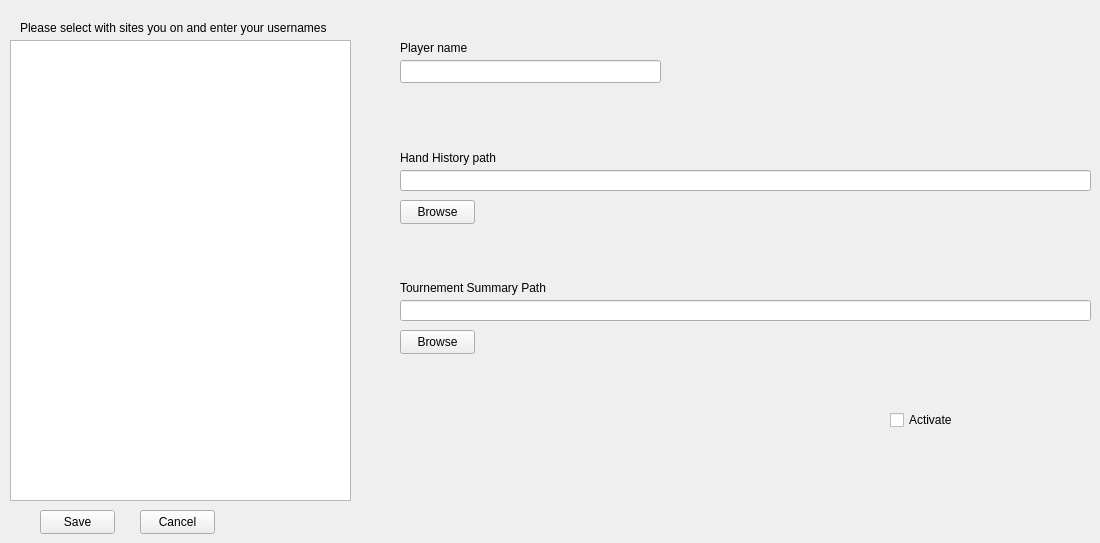
                         <widget class="QWidget" name="sites">
                          <attribute name="title">
                           <string>Sites</string>
                          </attribute>
                          <widget class="QLabel" name="label_2">
                           <property name="geometry">
                            <rect>
                             <x>400</x>
                             <y>40</y>
                             <width>91</width>
                             <height>16</height>
                            </rect>
                           </property>
                           <property name="text">
                            <string>Player name</string>
                           </property>
                          </widget>
                          <widget class="QLabel" name="label_6">
                           <property name="geometry">
                            <rect>
                             <x>400</x>
                             <y>150</y>
                             <width>121</width>
                             <height>16</height>
                            </rect>
                           </property>
                           <property name="text">
                            <string>Hand History path</string>
                           </property>
                          </widget>
                          <widget class="QLabel" name="label_7">
                           <property name="geometry">
                            <rect>
                             <x>400</x>
                             <y>280</y>
                             <width>171</width>
                             <height>16</height>
                            </rect>
                           </property>
                           <property name="text">
                            <string>Tournement Summary Path</string>
                           </property>
                          </widget>
                          <widget class="QLineEdit" name="lineEdit_3">
                           <property name="geometry">
                            <rect>
                             <x>400</x>
                             <y>170</y>
                             <width>691</width>
                             <height>21</height>
                            </rect>
                           </property>
                          </widget>
                          <widget class="QLineEdit" name="lineEdit_4">
                           <property name="geometry">
                            <rect>
                             <x>400</x>
                             <y>300</y>
                             <width>691</width>
                             <height>21</height>
                            </rect>
                           </property>
                          </widget>
                          <widget class="QCheckBox" name="checkBox_2">
                           <property name="geometry">
                            <rect>
                             <x>890</x>
                             <y>410</y>
                             <width>75</width>
                             <height>20</height>
                            </rect>
                           </property>
                           <property name="text">
                            <string>Activate</string>
                           </property>
                          </widget>
                          <widget class="QPushButton" name="pushButton_2">
                           <property name="geometry">
                            <rect>
                             <x>400</x>
                             <y>200</y>
                             <width>75</width>
                             <height>24</height>
                            </rect>
                           </property>
                           <property name="text">
                            <string>Browse</string>
                           </property>
                          </widget>
                          <widget class="QPushButton" name="pushButton_3">
                           <property name="geometry">
                            <rect>
                             <x>400</x>
                             <y>330</y>
                             <width>75</width>
                             <height>24</height>
                            </rect>
                           </property>
                           <property name="text">
                            <string>Browse</string>
                           </property>
                          </widget>
                          <widget class="QPushButton" name="pushButton_4">
                           <property name="geometry">
                            <rect>
                             <x>40</x>
                             <y>510</y>
                             <width>75</width>
                             <height>24</height>
                            </rect>
                           </property>
                           <property name="text">
                            <string>Save</string>
                           </property>
                          </widget>
                          <widget class="QPushButton" name="pushButton_5">
                           <property name="geometry">
                            <rect>
                             <x>140</x>
                             <y>510</y>
                             <width>75</width>
                             <height>24</height>
                            </rect>
                           </property>
                           <property name="text">
                            <string>Cancel</string>
                           </property>
                          </widget>
                          <widget class="QLabel" name="label_8">
                           <property name="geometry">
                            <rect>
                             <x>20</x>
                             <y>20</y>
                             <width>621</width>
                             <height>16</height>
                            </rect>
                           </property>
                           <property name="text">
                            <string>Please select with sites you on and enter your usernames</string>
                           </property>
                          </widget>
                          <widget class="QLineEdit" name="lineEdit_2">
                           <property name="geometry">
                            <rect>
                             <x>400</x>
                             <y>60</y>
                             <width>261</width>
                             <height>23</height>
                            </rect>
                           </property>
                          </widget>
                          <widget class="QListView" name="listView_sites">
                           <property name="geometry">
                            <rect>
                             <x>10</x>
                             <y>40</y>
                             <width>341</width>
                             <height>461</height>
                            </rect>
                           </property>
                          </widget>
                         </widget>
